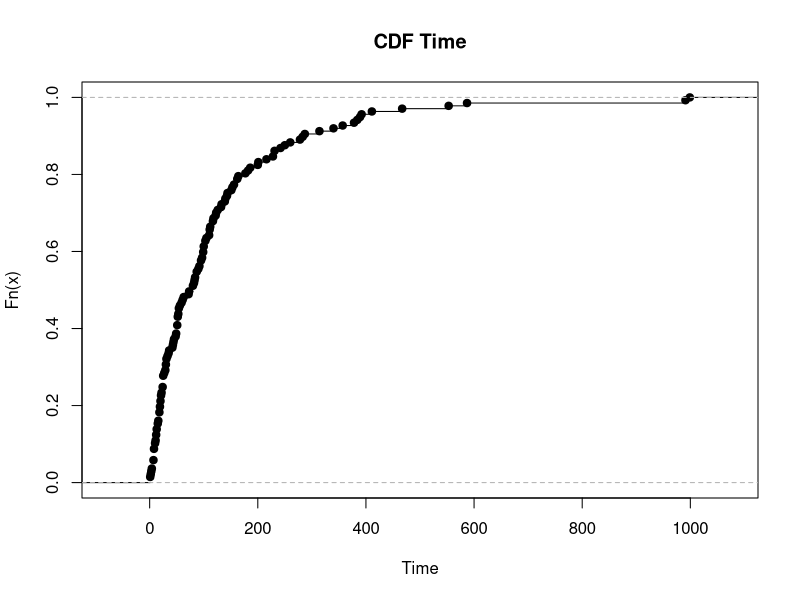
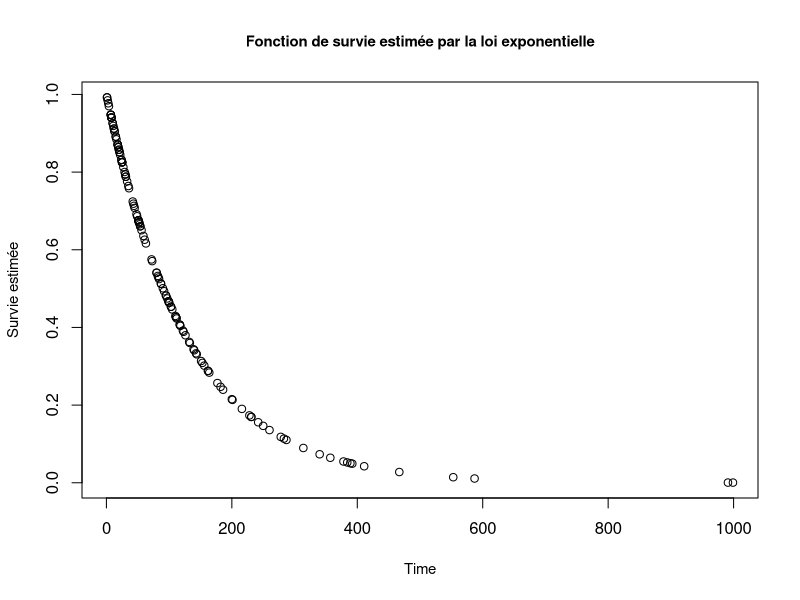
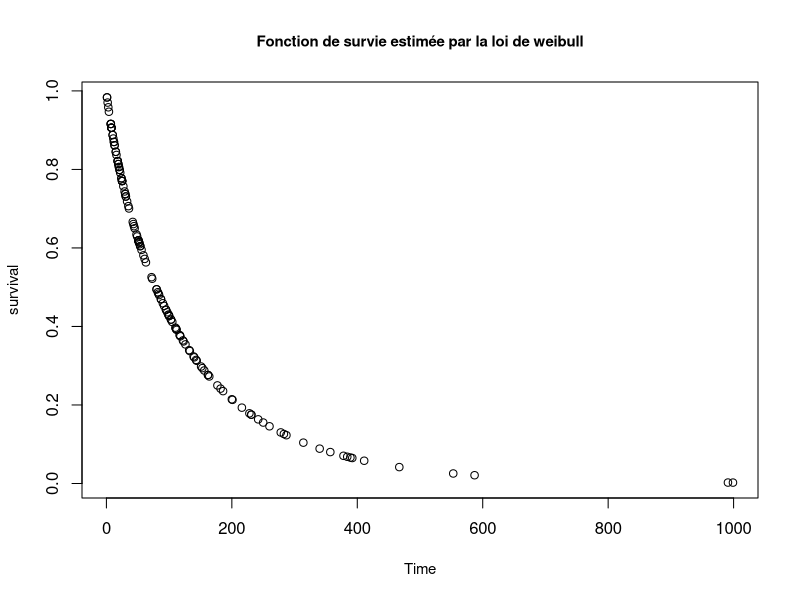
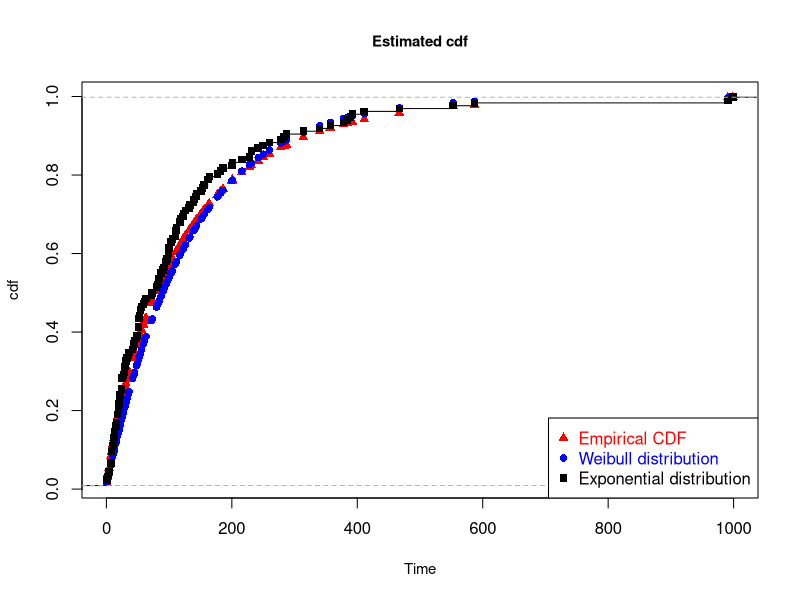
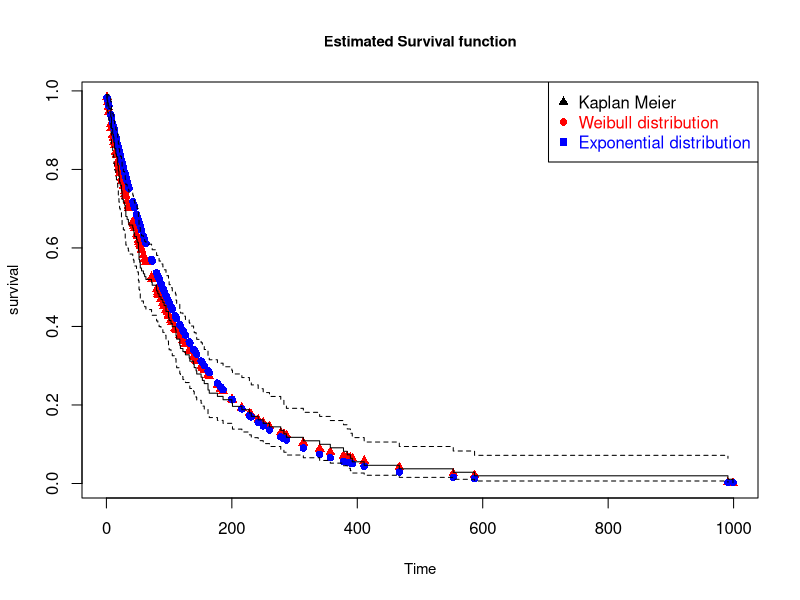

Source code (R) for these figures, in order:
## ---- chunk 1
library(survival)
library(MASS)
## ---- chunk 2
veteran
data(cancer, package="survival")
## ---- chunk 3
summary(veteran)
## ---- chunk 4
cdf_time<-ecdf(veteran$time)
plot(ecdf(veteran$time),main="CDF Time",xlab="Time")
## ---- chunk 5
#Creation of the survival object ie right,left censored data
cens_veteran=Surv(veteran$time,veteran$status)
cens_veteran
## ---- chunk 6
# Estimation of survival function using exponential distribution and without factors
expo_model=survreg(cens_veteran~1 , veteran, dist="exponential")
summary(expo_model)
## ---- chunk 7
plot(veteran$time,1-pexp(veteran$time,0.007681810634),ylab="Survie estimée",
     main="Fonction de survie estimée par la loi exponentielle",xlab="Time",
     cex.main=0.9,cex.lab=0.9)
## ---- chunk 8
wei_model=survreg(cens_veteran~1 , veteran, dist="weibull")
summary(wei_model)
## ---- chunk 9
plot(veteran$time,1-pweibull(veteran$time,0.854,120.674),ylab="survival",
     main="Fonction de survie estimée par la loi de weibull",xlab="Time",cex.main=0.9,cex.lab=0.9)
## ---- chunk 10

plot(veteran$time,pweibull(veteran$time,0.854,120.674),ylab="cdf",pch=17,
     main="Estimated cdf",xlab="Time",cex.main=0.9,cex.lab=0.9,col='red')
par(new = T)
plot(veteran$time,pexp(veteran$time,0.007681810634),pch=16, col='blue',axes=F,xlab="",ylab="")
par(new = T)
lines(ecdf(veteran$time),col='black',xlab="",ylab="",pch=15)
legend(x="bottomright",legend=c("Empirical CDF","Weibull distribution", "Exponential distribution"),text.col=c("red",'blue',"black"),pch=c(17,16,15),col=c("red","blue","black"))
## ---- chunk 11

model_veteran=survfit(cens_veteran~1)
plot(veteran$time,1-pweibull(veteran$time,0.854,120.674),ylab="survival",pch=17,
     main="Estimated Survival function",xlab="Time",cex.main=0.9,cex.lab=0.9,col='red')
par(new = T)
plot(veteran$time,1-pexp(veteran$time,0.007681810634),pch=16, col='blue',axes=F,xlab="",ylab="")
par(new = T)
lines(model_veteran,xlab="",pch=15,ylab="",xlab="",col="black")
legend(x="topright",legend=c("Kaplan Meier","Weibull distribution", "Exponential distribution"),text.col=c("black","red",'blue'),pch=c(17,16,15),col=c("black","red","blue"))
